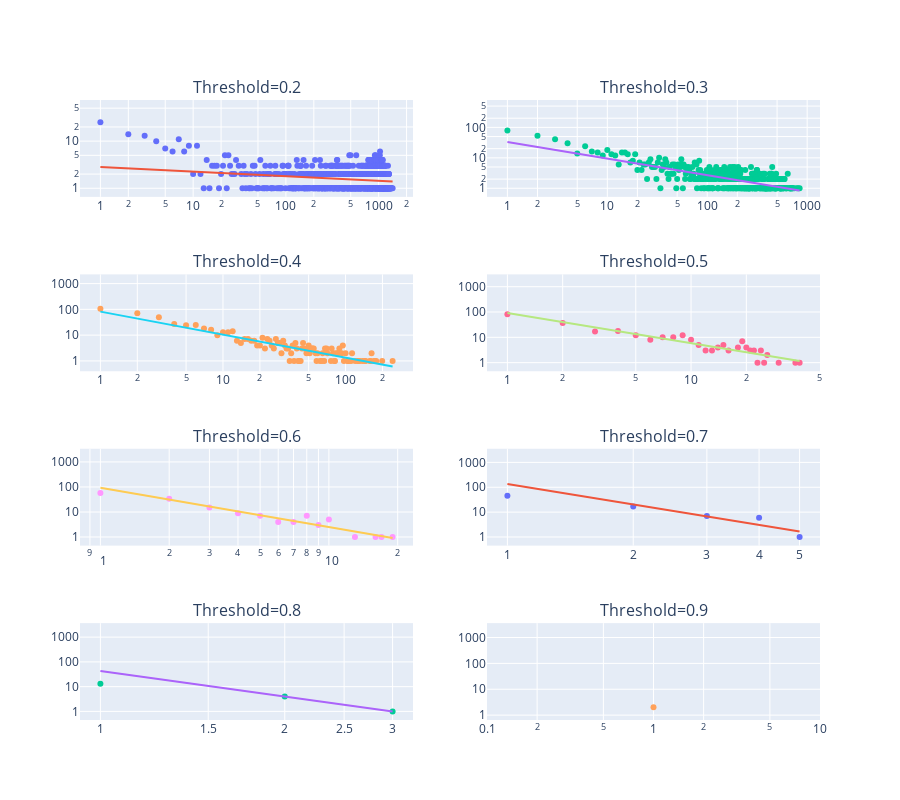

The code cell stored with this chart in its notebook:
### Markdown cell above
### Power Law Analysis

Fit power-law distributions to the degree distributions of each network and visualize them on log-log plots. The R² value indicates how well each network follows a power-law distribution.

### Code cell
# Create a grid of subplots for all graphs
num_graphs = len(g)
num_cols = 2
num_rows = (num_graphs + num_cols - 1) // num_cols

fig_grid = go.Figure()
fig_grid = fig_grid.set_subplots(
    rows=num_rows,
    cols=num_cols,
    subplot_titles=[f"Threshold={INIT_THRESHOLD + i * STEP_THRESHOLD:.1f}" for i in range(num_graphs)],
    specs=[[{"secondary_y": False} for _ in range(num_cols)] for _ in range(num_rows)]
)

# Update axes to log scale
for i in range(1, num_graphs + 1):
    fig_grid.update_xaxes(type="log", row=(i - 1) // num_cols + 1, col=(i - 1) % num_cols + 1)
    fig_grid.update_yaxes(type="log", row=(i - 1) // num_cols + 1, col=(i - 1) % num_cols + 1)

# Generate plots for each graph
for idx, gi in enumerate(g):
    row = idx // num_cols + 1
    col = idx % num_cols + 1

    degrees, counts = nn.graph.degree_distribution(gi)
    model, error = nn.metrics.log_linear_fitting(degrees, counts)

    print(f"Threshold: {INIT_THRESHOLD + idx * STEP_THRESHOLD:.1f}, R²: {error:.4f}")

    fig_grid = nn.visuals.plot_degree_distribution(degrees, counts, model, fig_grid, row, col)

# Update layout
fig_grid.update_layout(height=800, showlegend=False)
fig_grid.show()

### Figure 1 — Plotly figure (JSON) as saved in the notebook; plotly's stock layout.template omitted (floating-point values rounded to 4 significant figures; data arrays with more than 128 entries replaced by an {"elided": "..."} marker saying what was removed)
{"data": [{"mode": "markers", "name": "Data", "showlegend": false, "type": "scatter", "x": {"elided": "899 int values"}, "xaxis": "x", "y": {"elided": "899 int values"}, "yaxis": "y"}, {"mode": "lines", "name": "Fitted Power Law", "showlegend": false, "type": "scatter", "x": [1.0, 707.5, 1414.0], "xaxis": "x", "y": [2.822, 1.489, 1.391], "yaxis": "y"}, {"mode": "markers", "name": "Data", "showlegend": false, "type": "scatter", "x": {"elided": "400 int values"}, "xaxis": "x2", "y": {"elided": "400 int values"}, "yaxis": "y2"}, {"mode": "lines", "name": "Fitted Power Law", "showlegend": false, "type": "scatter", "x": [1.0, 420.5, 840.0], "xaxis": "x2", "y": [33.01, 1.241, 0.8521], "yaxis": "y2"}, {"mode": "markers", "name": "Data", "showlegend": false, "type": "scatter", "x": [0, 1, 2, 3, 4, 5, 6, 7, 8, 9, 10, 11, 12, 13, 14, 15, 16, 17, 18, 19, 20, 21, 22, 23, 24, 25, 26, 27, 28, 29, 30, 31, 32, 33, 34, 35, 36, 37, 38, 39, 40, 41, 42, 43, 44, 45, 46, 48, 49, 50, 51, 52, 53, 54, 55, 57, 58, 59, 62, 64, 65, 67, 68, 70, 71, 76, 77, 79, 81, 82, 83, 86, 87, 89, 93, 95, 97, 100, 104, 105, 107, 111, 113, 120, 126, 128, 129, 137, 143, 146, 158, 160, 163, 171, 173, 178, 199, 242], "xaxis": "x3", "y": [1057, 105, 71, 49, 27, 24, 25, 18, 16, 10, 13, 13, 14, 6, 5, 7, 7, 6, 6, 4, 4, 8, 3, 7, 6, 4, 3, 7, 5, 5, 2, 6, 4, 3, 3, 1, 2, 4, 1, 5, 3, 1, 1, 1, 3, 5, 3, 2, 3, 4, 2, 3, 3, 3, 3, 2, 1, 2, 1, 1, 2, 1, 3, 3, 2, 1, 3, 2, 1, 1, 2, 2, 2, 3, 2, 4, 1, 2, 1, 1, 1, 1, 2, 1, 1, 1, 1, 1, 1, 1, 1, 1, 2, 1, 1, 1, 1, 1], "yaxis": "y3"}, {"mode": "lines", "name": "Fitted Power Law", "showlegend": false, "type": "scatter", "x": [1.0, 121.5, 242.0], "xaxis": "x3", "y": [81.65, 1.13, 0.611], "yaxis": "y3"}, {"mode": "markers", "name": "Data", "showlegend": false, "type": "scatter", "x": [0, 1, 2, 3, 4, 5, 6, 7, 8, 9, 10, 11, 12, 13, 14, 15, 16, 18, 19, 20, 21, 22, 23, 24, 25, 26, 30, 37, 39], "xaxis": "x4", "y": [1404, 82, 37, 17, 18, 12, 8, 10, 10, 12, 8, 5, 3, 3, 4, 5, 3, 4, 7, 4, 3, 3, 1, 3, 1, 2, 1, 1, 1], "yaxis": "y4"}, {"mode": "lines", "name": "Fitted Power Law", "showlegend": false, "type": "scatter", "x": [1.0, 20.0, 39.0], "xaxis": "x4", "y": [90.59, 2.59, 1.173], "yaxis": "y4"}, {"mode": "markers", "name": "Data", "showlegend": false, "type": "scatter", "x": [0, 1, 2, 3, 4, 5, 6, 7, 8, 9, 10, 13, 16, 17, 19], "xaxis": "x5", "y": [1522, 58, 34, 15, 9, 7, 4, 4, 7, 3, 5, 1, 1, 1, 1], "yaxis": "y5"}, {"mode": "lines", "name": "Fitted Power Law", "showlegend": false, "type": "scatter", "x": [1.0, 10.0, 19.0], "xaxis": "x5", "y": [92.22, 2.516, 0.922], "yaxis": "y5"}, {"mode": "markers", "name": "Data", "showlegend": false, "type": "scatter", "x": [0, 1, 2, 3, 4, 5], "xaxis": "x6", "y": [1595, 46, 17, 7, 6, 1], "yaxis": "y6"}, {"mode": "lines", "name": "Fitted Power Law", "showlegend": false, "type": "scatter", "x": [1.0, 3.0, 5.0], "xaxis": "x6", "y": [134.7, 6.756, 1.68], "yaxis": "y6"}, {"mode": "markers", "name": "Data", "showlegend": false, "type": "scatter", "x": [0, 1, 2, 3], "xaxis": "x7", "y": [1654, 13, 4, 1], "yaxis": "y7"}, {"mode": "lines", "name": "Fitted Power Law", "showlegend": false, "type": "scatter", "x": [1.0, 2.0, 3.0], "xaxis": "x7", "y": [42.78, 4.0, 1.0], "yaxis": "y7"}, {"mode": "markers", "name": "Data", "showlegend": false, "type": "scatter", "x": [0, 1], "xaxis": "x8", "y": [1670, 2], "yaxis": "y8"}, {"mode": "lines", "name": "Fitted Power Law", "showlegend": false, "type": "scatter", "x": [1.0, 1.0, 1.0], "xaxis": "x8", "y": [1.0, 1.0, 1.0], "yaxis": "y8"}], "layout": {"annotations": [{"font": {"size": 16}, "showarrow": false, "text": "Threshold=0.2", "x": 0.225, "xanchor": "center", "xref": "paper", "y": 1, "yanchor": "bottom", "yref": "paper"}, {"font": {"size": 16}, "showarrow": false, "text": "Threshold=0.3", "x": 0.775, "xanchor": "center", "xref": "paper", "y": 1, "yanchor": "bottom", "yref": "paper"}, {"font": {"size": 16}, "showarrow": false, "text": "Threshold=0.4", "x": 0.225, "xanchor": "center", "xref": "paper", "y": 0.7188, "yanchor": "bottom", "yref": "paper"}, {"font": {"size": 16}, "showarrow": false, "text": "Threshold=0.5", "x": 0.775, "xanchor": "center", "xref": "paper", "y": 0.7188, "yanchor": "bottom", "yref": "paper"}, {"font": {"size": 16}, "showarrow": false, "text": "Threshold=0.6", "x": 0.225, "xanchor": "center", "xref": "paper", "y": 0.4375, "yanchor": "bottom", "yref": "paper"}, {"font": {"size": 16}, "showarrow": false, "text": "Threshold=0.7", "x": 0.775, "xanchor": "center", "xref": "paper", "y": 0.4375, "yanchor": "bottom", "yref": "paper"}, {"font": {"size": 16}, "showarrow": false, "text": "Threshold=0.8", "x": 0.225, "xanchor": "center", "xref": "paper", "y": 0.1562, "yanchor": "bottom", "yref": "paper"}, {"font": {"size": 16}, "showarrow": false, "text": "Threshold=0.9", "x": 0.775, "xanchor": "center", "xref": "paper", "y": 0.1562, "yanchor": "bottom", "yref": "paper"}], "height": 800, "showlegend": false, "xaxis": {"anchor": "y", "domain": [0, 0.45], "type": "log"}, "xaxis2": {"anchor": "y2", "domain": [0.55, 1], "type": "log"}, "xaxis3": {"anchor": "y3", "domain": [0, 0.45], "type": "log"}, "xaxis4": {"anchor": "y4", "domain": [0.55, 1], "type": "log"}, "xaxis5": {"anchor": "y5", "domain": [0, 0.45], "type": "log"}, "xaxis6": {"anchor": "y6", "domain": [0.55, 1], "type": "log"}, "xaxis7": {"anchor": "y7", "domain": [0, 0.45], "type": "log"}, "xaxis8": {"anchor": "y8", "domain": [0.55, 1], "type": "log"}, "yaxis": {"anchor": "x", "domain": [0.8438, 1], "type": "log"}, "yaxis2": {"anchor": "x2", "domain": [0.8438, 1], "type": "log"}, "yaxis3": {"anchor": "x3", "domain": [0.5625, 0.7188], "type": "log"}, "yaxis4": {"anchor": "x4", "domain": [0.5625, 0.7188], "type": "log"}, "yaxis5": {"anchor": "x5", "domain": [0.2812, 0.4375], "type": "log"}, "yaxis6": {"anchor": "x6", "domain": [0.2812, 0.4375], "type": "log"}, "yaxis7": {"anchor": "x7", "domain": [0, 0.1562], "type": "log"}, "yaxis8": {"anchor": "x8", "domain": [0, 0.1562], "type": "log"}}}
